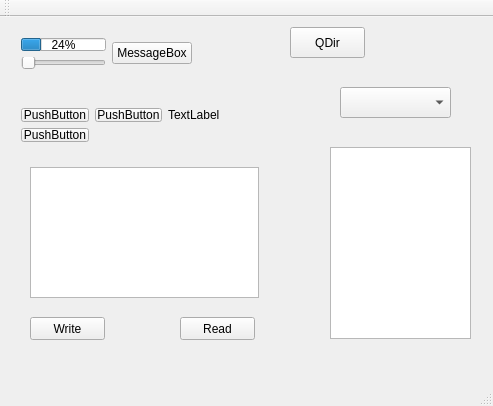
<?xml version="1.0" encoding="UTF-8"?>
<ui version="4.0">
 <class>MainWindow</class>
 <widget class="QMainWindow" name="MainWindow">
  <property name="geometry">
   <rect>
    <x>0</x>
    <y>0</y>
    <width>493</width>
    <height>406</height>
   </rect>
  </property>
  <property name="windowTitle">
   <string>MainWindow</string>
  </property>
  <widget class="QWidget" name="centralWidget">
   <widget class="QWidget" name="">
    <property name="geometry">
     <rect>
      <x>10</x>
      <y>10</y>
      <width>193</width>
      <height>53</height>
     </rect>
    </property>
    <layout class="QHBoxLayout" name="horizontalLayout">
     <item>
      <layout class="QVBoxLayout" name="verticalLayout">
       <item>
        <widget class="QProgressBar" name="progressBar">
         <property name="value">
          <number>24</number>
         </property>
        </widget>
       </item>
       <item>
        <widget class="QSlider" name="horizontalSlider">
         <property name="orientation">
          <enum>Qt::Horizontal</enum>
         </property>
        </widget>
       </item>
      </layout>
     </item>
     <item>
      <widget class="QPushButton" name="pushButton">
       <property name="text">
        <string>MessageBox</string>
       </property>
      </widget>
     </item>
    </layout>
   </widget>
   <widget class="QPushButton" name="PBDir">
    <property name="geometry">
     <rect>
      <x>290</x>
      <y>10</y>
      <width>75</width>
      <height>31</height>
     </rect>
    </property>
    <property name="text">
     <string>QDir</string>
    </property>
   </widget>
   <widget class="QPlainTextEdit" name="plainTextEdit">
    <property name="geometry">
     <rect>
      <x>30</x>
      <y>150</y>
      <width>229</width>
      <height>131</height>
     </rect>
    </property>
   </widget>
   <widget class="QPushButton" name="PBWrite">
    <property name="geometry">
     <rect>
      <x>30</x>
      <y>300</y>
      <width>75</width>
      <height>23</height>
     </rect>
    </property>
    <property name="text">
     <string>Write</string>
    </property>
   </widget>
   <widget class="QPushButton" name="PBRead">
    <property name="geometry">
     <rect>
      <x>180</x>
      <y>300</y>
      <width>75</width>
      <height>23</height>
     </rect>
    </property>
    <property name="text">
     <string>Read</string>
    </property>
   </widget>
   <widget class="QComboBox" name="comboBox">
    <property name="geometry">
     <rect>
      <x>340</x>
      <y>70</y>
      <width>111</width>
      <height>31</height>
     </rect>
    </property>
   </widget>
   <widget class="QListWidget" name="listWidget">
    <property name="geometry">
     <rect>
      <x>330</x>
      <y>130</y>
      <width>141</width>
      <height>192</height>
     </rect>
    </property>
   </widget>
   <widget class="QWidget" name="">
    <property name="geometry">
     <rect>
      <x>10</x>
      <y>80</y>
      <width>221</width>
      <height>56</height>
     </rect>
    </property>
    <layout class="QHBoxLayout" name="horizontalLayout_2">
     <item>
      <layout class="QGridLayout" name="gridLayout">
       <item row="0" column="1">
        <widget class="QPushButton" name="pushButton_3">
         <property name="text">
          <string>PushButton</string>
         </property>
        </widget>
       </item>
       <item row="0" column="0">
        <widget class="QPushButton" name="pushButton_2">
         <property name="text">
          <string>PushButton</string>
         </property>
        </widget>
       </item>
       <item row="1" column="0">
        <widget class="QPushButton" name="pushButton_4">
         <property name="text">
          <string>PushButton</string>
         </property>
        </widget>
       </item>
      </layout>
     </item>
     <item>
      <layout class="QFormLayout" name="formLayout">
       <item row="0" column="0">
        <widget class="QLabel" name="label">
         <property name="text">
          <string>TextLabel</string>
         </property>
        </widget>
       </item>
      </layout>
     </item>
    </layout>
   </widget>
  </widget>
  <widget class="QMenuBar" name="menuBar">
   <property name="geometry">
    <rect>
     <x>0</x>
     <y>0</y>
     <width>493</width>
     <height>21</height>
    </rect>
   </property>
  </widget>
  <widget class="QToolBar" name="mainToolBar">
   <attribute name="toolBarArea">
    <enum>TopToolBarArea</enum>
   </attribute>
   <attribute name="toolBarBreak">
    <bool>false</bool>
   </attribute>
  </widget>
  <widget class="QStatusBar" name="statusBar"/>
 </widget>
 <layoutdefault spacing="6" margin="11"/>
 <resources/>
 <connections/>
</ui>
